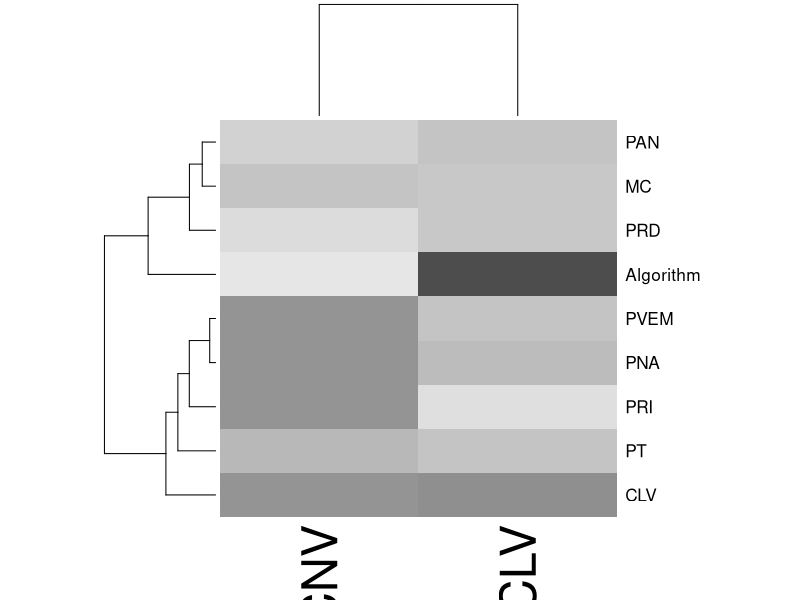
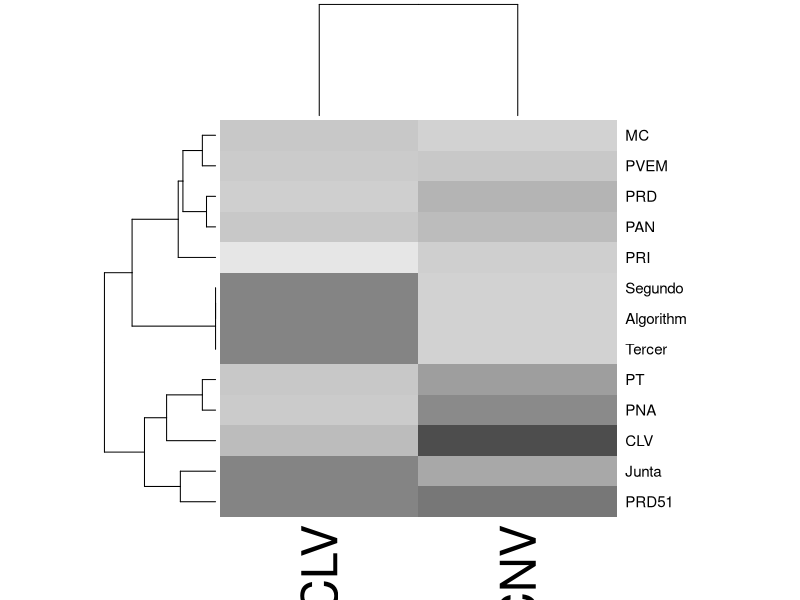

Here is the R script that generated these plots, in order:
## ---- chunk 1
library(dplyr)
library(tidyr)


INE2013s1.df <- read.delim(file="Pre-Normalized APSA2014PaperTables - Obs 1st Scenario.tsv",stringsAsFactors =FALSE,na.strings="-")
INE2013s2.df <- read.delim(file="Pre-Normalized APSA2014PaperTables - Obs 2nd Scsnario .tsv",stringsAsFactors =FALSE,na.strings="-")

## ---- chunk 2
normalizeEvent<-function(input.df) {
  # gather into key value pairs
  tmpgather.df<-gather(input.df,key="key",value="value",-Entidad)
  tmpgather.df["govlevel"]=sapply(strsplit(tmpgather.df[["key"]],'.',fixed=TRUE),function(x)x[[1]])
  tmpgather.df["actor"]=sapply(strsplit(tmpgather.df[["key"]],'.',fixed=TRUE),function(x)x[[2]])
  tmpgather.df["vtype"]<-sapply(strsplit(tmpgather.df[["key"]],'.',fixed=TRUE),function(x)if(length(x)==3){x[[3]]}else{"SCORE"})
  tmpgather.df<-subset(tmpgather.df,select=-key)
  # reassemble 
  tmpspread.df<-spread(tmpgather.df,key="vtype",value="value")
  # standardize dummy variables
  tmpspread.df["PROPOSED"]<-!is.na(tmpspread.df["SCORE"])
  tmpspread.df[["INVALID"]]<-as.logical(tmpspread.df[["INVALID"]])
  tmpspread.df[["PAPER"]]<-as.logical(tmpspread.df[["PAPER"]])
  return(tmpspread.df) 
}
## ---- chunk 3
# standardize names
names(INE2013s1.df)[which(names(INE2013s1.df)=="Primer.Escenario")]<-"CNV.Algorithm"
names(INE2013s1.df)[which(names(INE2013s1.df)=="RECOMENDACION.CT")]<-"CNV.Recomendacion"
# Recommendation is measured at different leval, and type complicates comparison
INE2013s1.df<-subset(INE2013s1.df,select=-CNV.Recomendacion)
tmp2013s1.df<- normalizeEvent(INE2013s1.df)
tmp2013s1.df["scenario"]<-1
tmp2013s1.df["year"]<-2013
## ---- chunk 4
results<-xtabs(formula=PROPOSED~actor+govlevel,data=tmp2013s1.df)
print(results)
heatmap(results, scale="column", col=gray.colors(max(results)))
## ---- chunk 5
#Scenario 2
# normalize names
names(INE2013s2.df)[which(names(INE2013s2.df)=="Primer.Escenario")]<-"CNV.Algorithm"
names(INE2013s2.df)[which(names(INE2013s2.df)=="Segundo.Escenario")]<-"CNV.Segundo"
names(INE2013s2.df)[which(names(INE2013s2.df)=="Tercer.Escenario")]<-"CNV.Tercer"
names(INE2013s2.df)[which(names(INE2013s2.df)=="Junta.Local.Ejecutiva")]<-"CNV.Junta"
names(INE2013s2.df)[which(names(INE2013s2.df)=="Ganador")]<-"CNV.Ganador"
INE2013s2.df<-subset(INE2013s2.df,select=-CNV.Ganador)

tmp2013s2.df <- normalizeEvent(INE2013s2.df)
tmp2013s2.df["year"]<-2013
tmp2013s2.df["scenario"]<-2

## ---- chunk 6
results<-xtabs(formula=PROPOSED~actor+govlevel,data=tmp2013s2.df)
print(results)
heatmap(results, scale="column", col=gray.colors(max(results)))
## ---- chunk 7
tmp2013.df<-rbind(tmp2013s1.df,tmp2013s2.df)
## ---- chunk 8
results<-xtabs(formula=PROPOSED~actor+govlevel+scenario,data=tmp2013.df)
## ---- chunk 9
#Winning scores

winscores <- subset(tmp2013.df,actor=="Tercer", select=c(SCORE,year,Entidad))
print (winscores)
## ---- chunk 10
twin<-tmp2013.df %>% inner_join(winscores)
 by(twin,twin["Entidad"],function(x)x["actor"])

